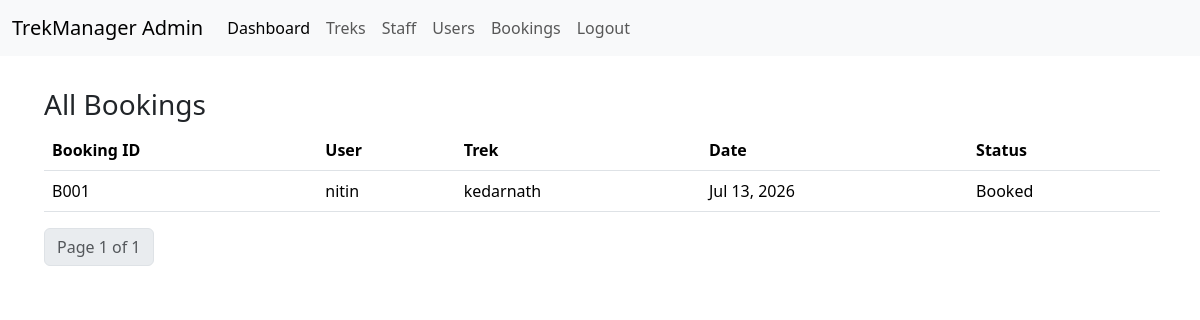
/admin/bookings (signed in), run on an earlier commit of the app's database.
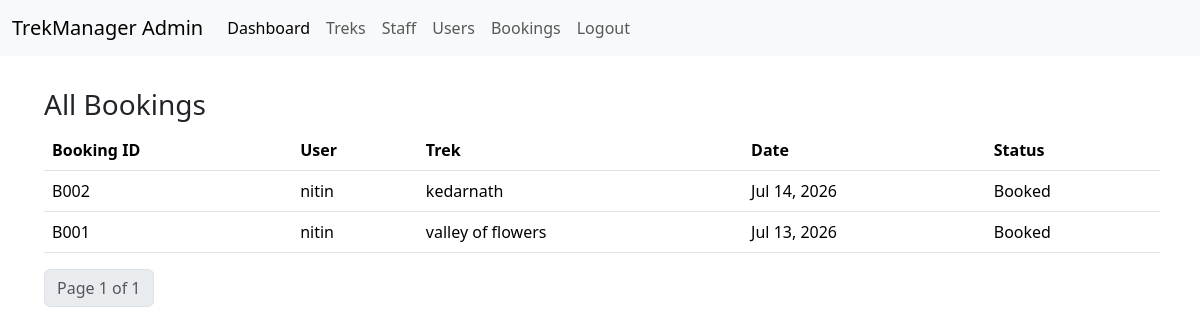
And on a later commit of the database.
### application/models.py (models this page shows, shortened)
class Bookings(db.Model):
    __tablename__ = "bookings"
    id = db.Column(db.Integer, primary_key=True)
    user_id = db.Column(db.Integer, db.ForeignKey("users.id"), nullable=False)
    trek_id = db.Column(db.Integer, db.ForeignKey("treks.id"), nullable=False)
    booking_date = db.Column(db.DateTime, nullable=False, default=datetime.now)
    amount = db.Column(db.Integer, nullable=False)
    status = db.Column(db.String(20), nullable=False, default="Booked")
    user = db.relationship("Users", backref="bookings")
    trek = db.relationship("Treks", backref="bookings")

class Users(db.Model, UserMixin):
    __tablename__ = "users"
    id = db.Column(db.Integer, primary_key=True)
    full_name = db.Column(db.String(100), nullable=False)
    email = db.Column(db.String(150), unique=True, nullable=False)
    password_hash = db.Column(db.String(255), nullable=False)
    phone_no = db.Column(db.String(15), nullable=False, unique=True)
    emergency_contact = db.Column(db.String(15), nullable=False)
    status = db.Column(db.String(20), default="active")

class Treks(db.Model):
    __tablename__ = "treks"
    id = db.Column(db.Integer, primary_key=True)
    trek_name = db.Column(db.String(255), nullable=False)
    location = db.Column(db.String(100), nullable=False)
    cost = db.Column(db.Integer)
    difficulty = db.Column(db.String(20))
    start_date = db.Column(db.DateTime, nullable=False)
    end_date = db.Column(db.DateTime, nullable=False)
    max_capacity = db.Column(db.Integer, nullable=False)
    available_slots = db.Column(db.Integer, nullable=False)
    meeting_point = db.Column(db.String(150))
    description = db.Column(db.Text)
    status = db.Column(db.String(20), default="Pending")
    image_filename = db.Column(db.String(255))
    progress = db.Column(db.String(20), default="Not Started")
    staff_notes = db.Column(db.Text)
    assigned_staff_id = db.Column(db.Integer, db.ForeignKey("staffs.id"))
    assigned_staff = db.relationship("Staffs", backref="assigned_treks")

### application/app.py (the view)
    @app.route("/admin/bookings")
    @login_required
    @admin_required
    def admin_bookings():
        page = request.args.get("page", 1, type=int)
        pagination = Bookings.query.order_by(Bookings.booking_date.desc()).paginate(page=page, per_page=10, error_out=False)
        return render_template("admin/bookings.html", bookings=pagination.items, pagination=pagination)

### application/helpers.py (called while the page is built)
def admin_required(f):
    @wraps(f)
    def wrapper(*args, **kwargs):
        if not current_user.is_authenticated or not isinstance(current_user, Admins):
            abort(403)
        return f(*args, **kwargs)
    return wrapper

### templates/admin/bookings.html (shortened to what this page needs)
{% extends "admin/layout_admin.html" %}
{% block main %}
<div class="container m-2">
    <h3>All Bookings</h3>
    <table class="table">
        <thead>
            <tr>
                <th>Booking ID</th>
                <th>User</th>
                <th>Trek</th>
                <th>Date</th>
                <th>Status</th>
            </tr>
        </thead>
        <tbody>
            {% for booking in bookings %}
            <tr>
                <td>B{{ "%03d"|format(booking.id) }}</td>
                <td>{{ booking.user.full_name }}</td>
                <td>{{ booking.trek.trek_name }}</td>
                <td>{{ booking.booking_date.strftime('%b %d, %Y') }}</td>
                <td>{{ booking.status }}</td>
            </tr>
            {% else %}
            <tr>
                <td colspan="5">No bookings yet.</td>
            </tr>
            {% endfor %}
        </tbody>
    </table>
    <nav>
        <ul class="pagination">
            <li class="page-item disabled"><span class="page-link">Page {{ pagination.page }} of {{ pagination.pages
                    }}</span></li>
        </ul>
    </nav>
    {% endblock %}

### templates/admin/layout_admin.html (shortened to what this page needs)
<!DOCTYPE html>
<html lang="en">
<head>
    <link href="https://cdn.jsdelivr.net/npm/bootstrap@5.3.8/dist/css/bootstrap.min.css" rel="stylesheet"
>
    <link href="{{ url_for('static', filename='styles.css') }}" rel="stylesheet">
</head>
<body>
    <header>
        <nav class="navbar navbar-expand-lg bg-body-tertiary">
            <div class="container-fluid">
                <a class="navbar-brand" href="{{url_for('admin_dashboard')}}">TrekManager Admin</a>
                <div class="collapse navbar-collapse" id="navbarSupportedContent">
                    <ul class="navbar-nav me-auto mb-2 mb-lg-0">
                        <li class="nav-item">
                            <a class="nav-link active" aria-current="page"
                                href="{{ url_for('admin_dashboard') }}">Dashboard</a>
                        </li>
                        <li class="nav-item">
                            <a class="nav-link" href="{{ url_for('manage_treks') }}">Treks</a>
                        </li>
                        <li class="nav-item">
                            <a class="nav-link" href="{{ url_for('manage_staff') }}">Staff</a>
                        </li>
                        <li class="nav-item">
                            <a class="nav-link" href="{{ url_for('manage_users') }}">Users</a>
                        </li>
                        <li class="nav-item">
                            <a class="nav-link" href="{{ url_for('admin_bookings') }}">Bookings</a>
                        </li>
                        <li class="nav-item">
                            <a class="nav-link" href="{{ url_for('logout') }}">Logout</a>
                        </li>
                    </ul>
                </div>
            </div>
        </nav>
    </header>
    <main class="p-4 flex-grow-1">
        {% block main %}{% endblock %}
    </main>
</body>
</html>

### static/styles.css (style rules this page uses)
* { margin:0; padding:0; box-sizing: border-box; }

What changed in the data, as far as the page shows it:
added Bookings: id "002", user.full_name "nitin", trek.trek_name "kedarnath", booking_date "Jul 14, 2026", status "Booked"
changed through a linked row, Bookings "001": trek.trek_name "kedarnath" → "valley of flowers"
